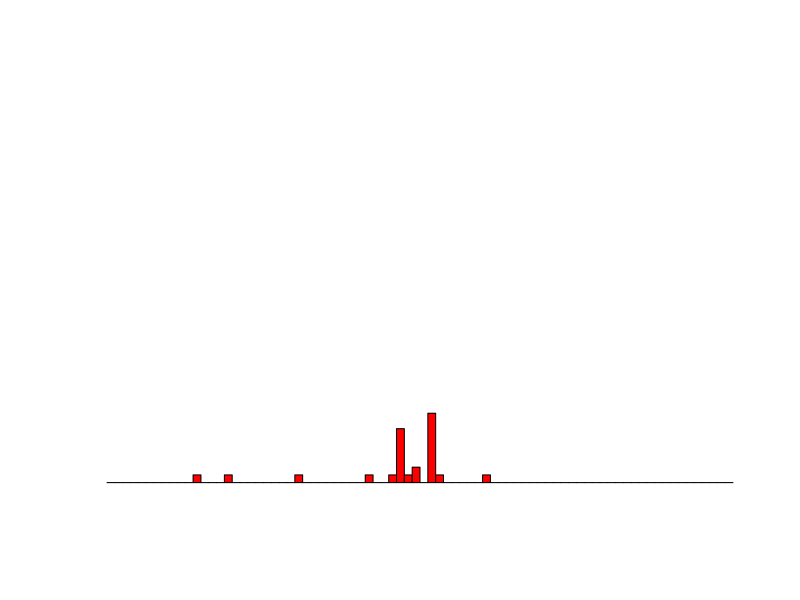

Source code (R):
t = read.table('sitelnL3000.csv', sep='\t', header=TRUE)
t2 = read.table('pdiff.csv', sep='\t', header=TRUE)

d1.2 = 2*(t$tree1 - t$tree2)
d1.3 = 2*(t$tree1 - t$tree3)
d1.12 = 2*(t$tree1 - t$tree12)

nsites = length(d1.2)


nrellreps = 10000;
    

biggest1.2=max(ceiling(max(d1.2)*10),ceiling(-min(d1.2)*10))/10
biggest1.3=max(ceiling(max(d1.3)*10),ceiling(-min(d1.3)*10))/10
biggest1.12=max(ceiling(max(d1.12)*10),ceiling(-min(d1.12)*10))/10
biggest = max(biggest1.2, biggest1.3, biggest1.12)
mult=7
breaks=seq(-biggest, biggest, 0.1)
sbreaks=seq(-biggest*mult, biggest*mult, 0.1*mult)

pdf('diff1-2hist.pdf')
hist( 2*(t2$tree1 - t2$tree2), breaks=breaks, axes=FALSE, ylim=c(0,50), main=c(""), xlab="", col="red", ylab="")
dev.off()
print(c("diffs:", length(2*(t2$tree1 - t2$tree2)), 2*(t2$tree1 - t2$tree2)))

